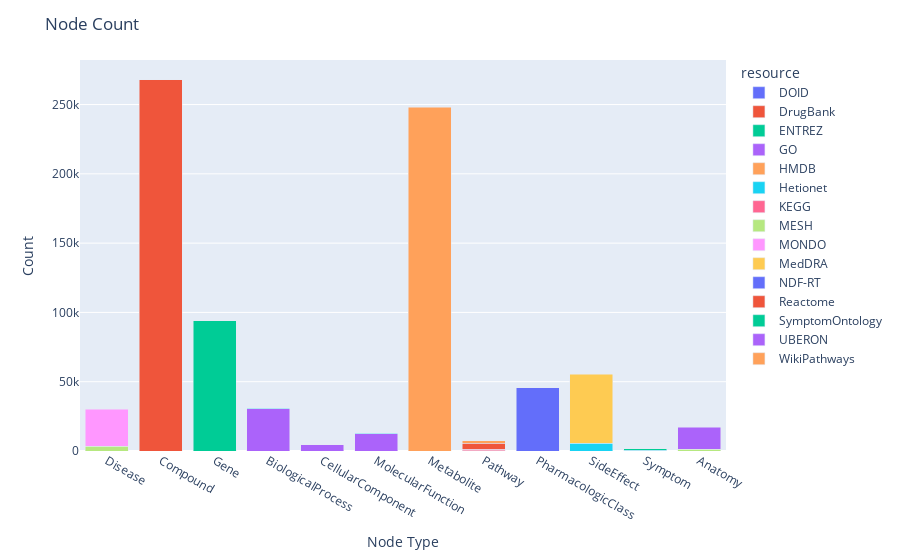

Write notebook code for a chart like this one.
### Markdown cell above
### Chart 2: Number of nodes for each entity type

### Code cell
chart2_data = node_stat.groupby(["resource", "entity_type"]).sum().reset_index()
fig2 = px.bar(chart2_data, x="entity_type", y="entity_count", color="resource", barmode="stack")
fig2.update_layout(**gen_layout("Node Count", "Node Type", "Count", True))
fig2.show()

### Figure 1 — Plotly figure (JSON) as saved in the notebook; plotly's stock layout.template omitted (floating-point values rounded to 4 significant figures)
{"data": [{"alignmentgroup": "True", "hovertemplate": "resource=DOID<br>entity_type=%{x}<br>entity_count=%{y}<extra></extra>", "legendgroup": "DOID", "marker": {"color": "#636efa", "pattern": {"shape": ""}}, "name": "DOID", "offsetgroup": "DOID", "orientation": "v", "showlegend": true, "textposition": "auto", "type": "bar", "x": ["Disease"], "xaxis": "x", "y": [1], "yaxis": "y"}, {"alignmentgroup": "True", "hovertemplate": "resource=DrugBank<br>entity_type=%{x}<br>entity_count=%{y}<extra></extra>", "legendgroup": "DrugBank", "marker": {"color": "#EF553B", "pattern": {"shape": ""}}, "name": "DrugBank", "offsetgroup": "DrugBank", "orientation": "v", "showlegend": true, "textposition": "auto", "type": "bar", "x": ["Compound"], "xaxis": "x", "y": [267869], "yaxis": "y"}, {"alignmentgroup": "True", "hovertemplate": "resource=ENTREZ<br>entity_type=%{x}<br>entity_count=%{y}<extra></extra>", "legendgroup": "ENTREZ", "marker": {"color": "#00cc96", "pattern": {"shape": ""}}, "name": "ENTREZ", "offsetgroup": "ENTREZ", "orientation": "v", "showlegend": true, "textposition": "auto", "type": "bar", "x": ["Gene"], "xaxis": "x", "y": [93962], "yaxis": "y"}, {"alignmentgroup": "True", "hovertemplate": "resource=GO<br>entity_type=%{x}<br>entity_count=%{y}<extra></extra>", "legendgroup": "GO", "marker": {"color": "#ab63fa", "pattern": {"shape": ""}}, "name": "GO", "offsetgroup": "GO", "orientation": "v", "showlegend": true, "textposition": "auto", "type": "bar", "x": ["BiologicalProcess", "CellularComponent", "MolecularFunction"], "xaxis": "x", "y": [30571, 4485, 12502], "yaxis": "y"}, {"alignmentgroup": "True", "hovertemplate": "resource=HMDB<br>entity_type=%{x}<br>entity_count=%{y}<extra></extra>", "legendgroup": "HMDB", "marker": {"color": "#FFA15A", "pattern": {"shape": ""}}, "name": "HMDB", "offsetgroup": "HMDB", "orientation": "v", "showlegend": true, "textposition": "auto", "type": "bar", "x": ["Metabolite"], "xaxis": "x", "y": [247966], "yaxis": "y"}, {"alignmentgroup": "True", "hovertemplate": "resource=Hetionet<br>entity_type=%{x}<br>entity_count=%{y}<extra></extra>", "legendgroup": "Hetionet", "marker": {"color": "#19d3f3", "pattern": {"shape": ""}}, "name": "Hetionet", "offsetgroup": "Hetionet", "orientation": "v", "showlegend": true, "textposition": "auto", "type": "bar", "x": ["BiologicalProcess", "CellularComponent", "MolecularFunction", "Pathway", "PharmacologicClass", "SideEffect", "Symptom"], "xaxis": "x", "y": [387, 32, 143, 294, 1, 5734, 438], "yaxis": "y"}, {"alignmentgroup": "True", "hovertemplate": "resource=KEGG<br>entity_type=%{x}<br>entity_count=%{y}<extra></extra>", "legendgroup": "KEGG", "marker": {"color": "#FF6692", "pattern": {"shape": ""}}, "name": "KEGG", "offsetgroup": "KEGG", "orientation": "v", "showlegend": true, "textposition": "auto", "type": "bar", "x": ["Pathway"], "xaxis": "x", "y": [1057], "yaxis": "y"}, {"alignmentgroup": "True", "hovertemplate": "resource=MESH<br>entity_type=%{x}<br>entity_count=%{y}<extra></extra>", "legendgroup": "MESH", "marker": {"color": "#B6E880", "pattern": {"shape": ""}}, "name": "MESH", "offsetgroup": "MESH", "orientation": "v", "showlegend": true, "textposition": "auto", "type": "bar", "x": ["Anatomy", "Compound", "Disease"], "xaxis": "x", "y": [1315, 167, 3518], "yaxis": "y"}, {"alignmentgroup": "True", "hovertemplate": "resource=MONDO<br>entity_type=%{x}<br>entity_count=%{y}<extra></extra>", "legendgroup": "MONDO", "marker": {"color": "#FF97FF", "pattern": {"shape": ""}}, "name": "MONDO", "offsetgroup": "MONDO", "orientation": "v", "showlegend": true, "textposition": "auto", "type": "bar", "x": ["Disease"], "xaxis": "x", "y": [26582], "yaxis": "y"}, {"alignmentgroup": "True", "hovertemplate": "resource=MedDRA<br>entity_type=%{x}<br>entity_count=%{y}<extra></extra>", "legendgroup": "MedDRA", "marker": {"color": "#FECB52", "pattern": {"shape": ""}}, "name": "MedDRA", "offsetgroup": "MedDRA", "orientation": "v", "showlegend": true, "textposition": "auto", "type": "bar", "x": ["SideEffect"], "xaxis": "x", "y": [49561], "yaxis": "y"}, {"alignmentgroup": "True", "hovertemplate": "resource=NDF-RT<br>entity_type=%{x}<br>entity_count=%{y}<extra></extra>", "legendgroup": "NDF-RT", "marker": {"color": "#636efa", "pattern": {"shape": ""}}, "name": "NDF-RT", "offsetgroup": "NDF-RT", "orientation": "v", "showlegend": true, "textposition": "auto", "type": "bar", "x": ["PharmacologicClass"], "xaxis": "x", "y": [45605], "yaxis": "y"}, {"alignmentgroup": "True", "hovertemplate": "resource=Reactome<br>entity_type=%{x}<br>entity_count=%{y}<extra></extra>", "legendgroup": "Reactome", "marker": {"color": "#EF553B", "pattern": {"shape": ""}}, "name": "Reactome", "offsetgroup": "Reactome", "orientation": "v", "showlegend": true, "textposition": "auto", "type": "bar", "x": ["Pathway"], "xaxis": "x", "y": [4354], "yaxis": "y"}, {"alignmentgroup": "True", "hovertemplate": "resource=SymptomOntology<br>entity_type=%{x}<br>entity_count=%{y}<extra></extra>", "legendgroup": "SymptomOntology", "marker": {"color": "#00cc96", "pattern": {"shape": ""}}, "name": "SymptomOntology", "offsetgroup": "SymptomOntology", "orientation": "v", "showlegend": true, "textposition": "auto", "type": "bar", "x": ["Symptom"], "xaxis": "x", "y": [1013], "yaxis": "y"}, {"alignmentgroup": "True", "hovertemplate": "resource=UBERON<br>entity_type=%{x}<br>entity_count=%{y}<extra></extra>", "legendgroup": "UBERON", "marker": {"color": "#ab63fa", "pattern": {"shape": ""}}, "name": "UBERON", "offsetgroup": "UBERON", "orientation": "v", "showlegend": true, "textposition": "auto", "type": "bar", "x": ["Anatomy"], "xaxis": "x", "y": [15822], "yaxis": "y"}, {"alignmentgroup": "True", "hovertemplate": "resource=WikiPathways<br>entity_type=%{x}<br>entity_count=%{y}<extra></extra>", "legendgroup": "WikiPathways", "marker": {"color": "#FFA15A", "pattern": {"shape": ""}}, "name": "WikiPathways", "offsetgroup": "WikiPathways", "orientation": "v", "showlegend": true, "textposition": "auto", "type": "bar", "x": ["Pathway"], "xaxis": "x", "y": [1600], "yaxis": "y"}], "layout": {"barmode": "stack", "legend": {"title": {"text": "resource"}, "tracegroupgap": 0}, "margin": {"t": 60}, "showlegend": true, "title": {"text": "Node Count"}, "xaxis": {"anchor": "y", "domain": [0, 1], "title": {"text": "Node Type"}}, "yaxis": {"anchor": "x", "domain": [0, 1], "title": {"text": "Count"}}}}
